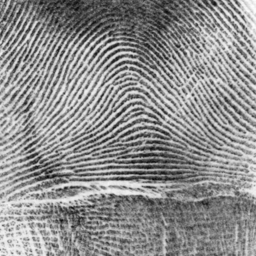
%> input picture 图像粗线填充/Fingerprint256.png, 256 x 256 px
$ octave ret2_cjh.m   (GNU Octave 9; MATLAB toolbox functions it lacks are replaced by stand-ins)
%> lines starting %> are read from the running program, lines starting %| are printed output that depends on the picture; in (x1, y1, x2, y2) boxes, pixels count from 0 and x2, y2 are one past the last pixel; in counts of white or black regions, pixels touching at a corner belong together; the program's own positions count from 1; long printed decimals are rounded
% task 2
clear;close all;
% 读取图像
org_img = imread('Fingerprint256.png');              % 原图
%> org_img is the input picture: size 256x256 uint8; min 5, max 253, mean 141.5
img = imread('Fingerprint256_thick_scratch.png'); % 粗线涂画
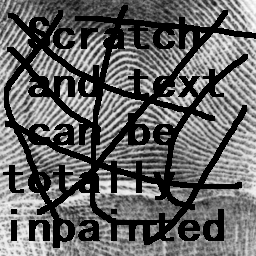
%> input picture 图像粗线填充/Fingerprint256_thick_scratch.png, 256 x 256 px
%> img is the input picture: size 256x256 uint8; min 0, max 253, mean 100.2

% 获取图像大小
[h, w, c] = size(img);
%> h = 256; w = 256; c = 1

% 定义填充边界条件为'replicate'
org_img = padarray(org_img, [3 3], 'replicate');
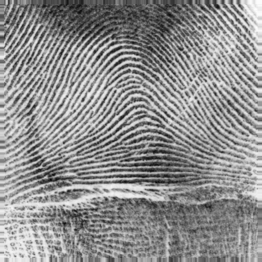
%> org_img: size 262x262 uint8; min 5, max 253, mean 142.1
img = padarray(img, [3 3], 'replicate');
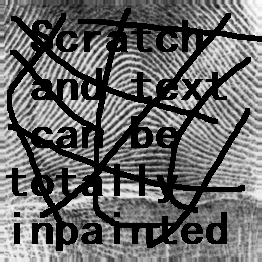
%> img: size 262x262 uint8; min 0, max 253, mean 102.5

% 定义核大小
kernelSize = [13 15];

% 定义迭代次数
iterNum = 15;

% 初始化恢复后的图像
recovered = img;

% 获取涂画区域
ind = (recovered==0) | (recovered==255);
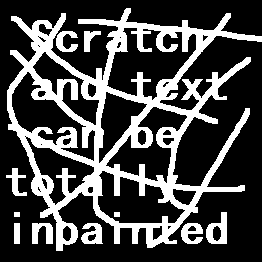
%> ind: size 262x262 logical; 28% white; 11 white regions, largest, box (x1, y1, x2, y2) and area: (7, 8, 262, 251) 17072, (206, 212, 227, 244) 383, (81, 223, 103, 244) 303
s = sum(ind(:))/numel(ind);
%> s = 0.28

% 进行迭代均值滤波
for i = 1:iterNum
    % 均值滤波
    recovered = medfilt2(recovered, kernelSize);

    % 根据原图像和滤波后的图像计算残差图像
    residual = img - recovered;

    % 将残差图像加回恢复后的图像
    recovered = recovered + residual;
end
%> this loop made 15 passes
%> pass 1, `residual = img - recovered;`:
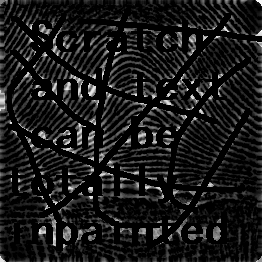
%> residual: size 262x262 uint8; min 0, max 251, mean 26
%> after the loop:
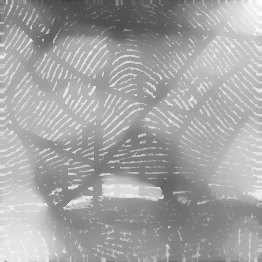
%> recovered: size 262x262 uint8; min 64, max 253, mean 163.9

% 只对涂画区域做恢复处理
recovered(~ind) = img(~ind);
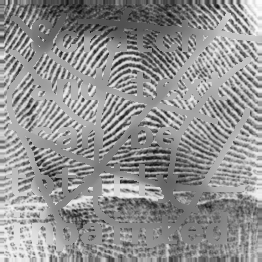
%> recovered: size 262x262 uint8; min 12, max 253, mean 144.6

% 显示结果
subplot(1,2,1);
imshow(img);
title('原图像');

subplot(1,2,2);
imshow(recovered);
title('恢复后的图像');

% 计算PSNR值
psnr_blur = psnr(img, org_img);
%> psnr_blur = 10.16
fprintf('PSNR value of blurry image: %f\n', psnr_blur);
%| PSNR value of blurry image: 10.164
psnr_val = psnr(org_img, recovered);
%> psnr_val = 20.41
fprintf('PSNR between the original image and the recovered image: %.2f\n', psnr_val);
%| PSNR between the original image and the recovered image: 20.41
